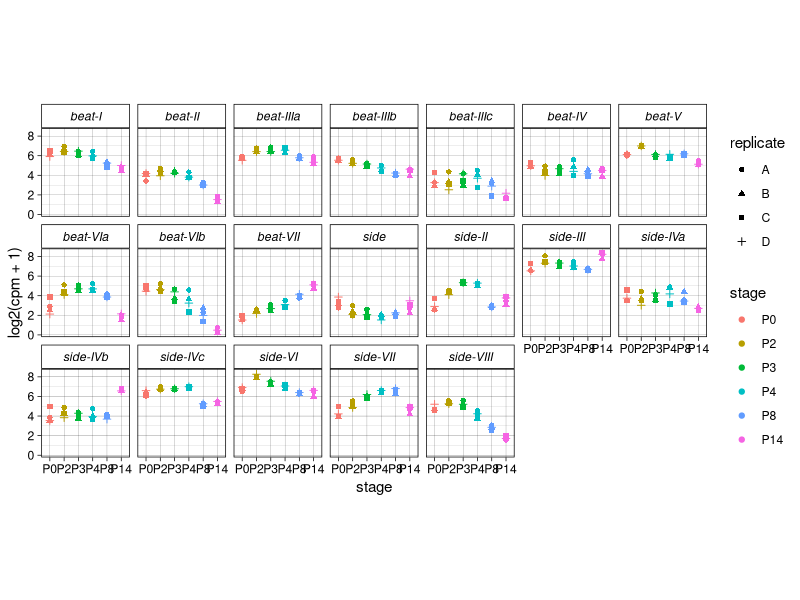

This chart was generated by the following R code:
## ---- chunk 1
library(tidyverse)
library(magrittr)
## ---- chunk 2
counts <- as.data.frame(read_csv("OBiroi_bulk_antennal_RNAseq.csv"))

rownames(counts) <- counts$GeneID

counts <- counts[-1]

counts
## ---- chunk 3
cpm <- counts / colSums(counts) * 1000000

cpm
## ---- chunk 4
genelist <- c("LOC105277757", 
              "LOC105281146", 
              "LOC105278748", 
              "LOC105278750", 
              "LOC105284227", 
              "LOC105285218", 
              "LOC105275676", 
              "LOC105279130", 
              "LOC105282898", 
              "LOC105278517", 
              
              "LOC105275893", 
              "LOC105288222", 
              "LOC105278806", 
              "LOC105275896", 
              "LOC105274945", 
              #"LOC113561951", 
              "LOC105274944", 
              "LOC105286893", 
              "LOC105280531", 
              "LOC105287868")

expression <- as.data.frame(t(cpm[genelist, ]))
## ---- chunk 5
colnames(expression) <- c("beat-I", "beat-II", "beat-IIIa", "beat-IIIb", "beat-IIIc", "beat-IV", "beat-V", "beat-VIa", "beat-VIb", "beat-VII", "side", "side-II", "side-III", "side-IVa", "side-IVb", "side-IVc", "side-VI", "side-VII", "side-VIII")

expression$sample <- rownames(expression)

expression %<>%
  separate(sample, into = c("stage", "replicate"), sep = "-")

expression$stage %<>% factor(levels = c("P0", "P2", "P3", "P4", "P8", "P14"))
## ---- chunk 6
expression %>%
  gather(gene, cpm, -stage, -replicate) %>%
  ggplot(aes(x = stage, y = log2(cpm+1))) +
  #ggplot(aes(x = stage, y = cpm)) +
  geom_point(aes(color = stage, shape = replicate)) +
  facet_wrap(~gene, ncol = 7) +
  #ylim(0, 150) +
  theme_linedraw() +
  theme(aspect.ratio = 1) +
  theme(strip.text = element_text(face = "italic", color = "black"),
        strip.background = element_rect(fill = NA))
